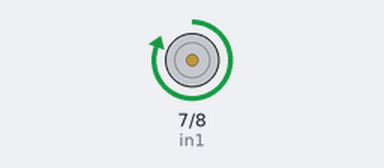
This sketch was run on a simulated Arduino Uno, built with avr-gcc and run on an emulated ATmega328P. Shown: motor-driver pin pairs drawn as motors (green arrow = first pin HIGH = forward, orange = second pin HIGH = backward, longer = more drive, scaled by the enable pin).

Above: at 1.0 s.
At 4.5 s:
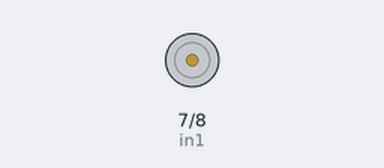
At 19.2 s:
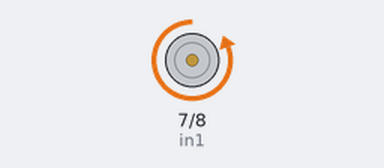
Timing chart, 0 to 21.1 s (numbered marks = the images above):
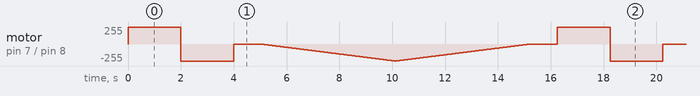

The sketch:

speed_Control.ino
```cpp
// Motor A connections
int enA = 9;
int in1 = 7;
int in2 = 8;


void setup() {
  // Set all the motor control pins to outputs
  pinMode(enA, OUTPUT);
  pinMode(in1, OUTPUT);
  pinMode(in2, OUTPUT);

  // Turn off motors - Initial state
  digitalWrite(in1, LOW);
  digitalWrite(in2, LOW);

}

void loop() {
  directionControl();
  delay(1000);
  speedControl();
  delay(1000);
}

// This function lets you control spinning direction of motors
void directionControl() {
  // Set motors to maximum speed
  digitalWrite(enA, HIGH);

  // Turn on motor A & B
  digitalWrite(in1, HIGH);
  digitalWrite(in2, LOW);
  delay(2000);

  // Now change motor directions
  digitalWrite(in1, LOW);
  digitalWrite(in2, HIGH);

  delay(2000);

  // Turn off motors
  digitalWrite(in1, LOW);
  digitalWrite(in2, LOW);

}

// This function lets you control speed of the motors
void speedControl() {
  // Turn on motors
  digitalWrite(in1, LOW);
  digitalWrite(in2, HIGH);

  // Accelerate from zero to maximum speed
  for (int i = 0; i < 256; i++) {
    analogWrite(enA, i);
    delay(20);
  }

  // Decelerate from maximum speed to zero
  for (int i = 255; i >= 0; --i) {
    analogWrite(enA, i);
    delay(20);
  }

  // Now turn off motors
  digitalWrite(in1, LOW);
  digitalWrite(in2, LOW);

}
```
